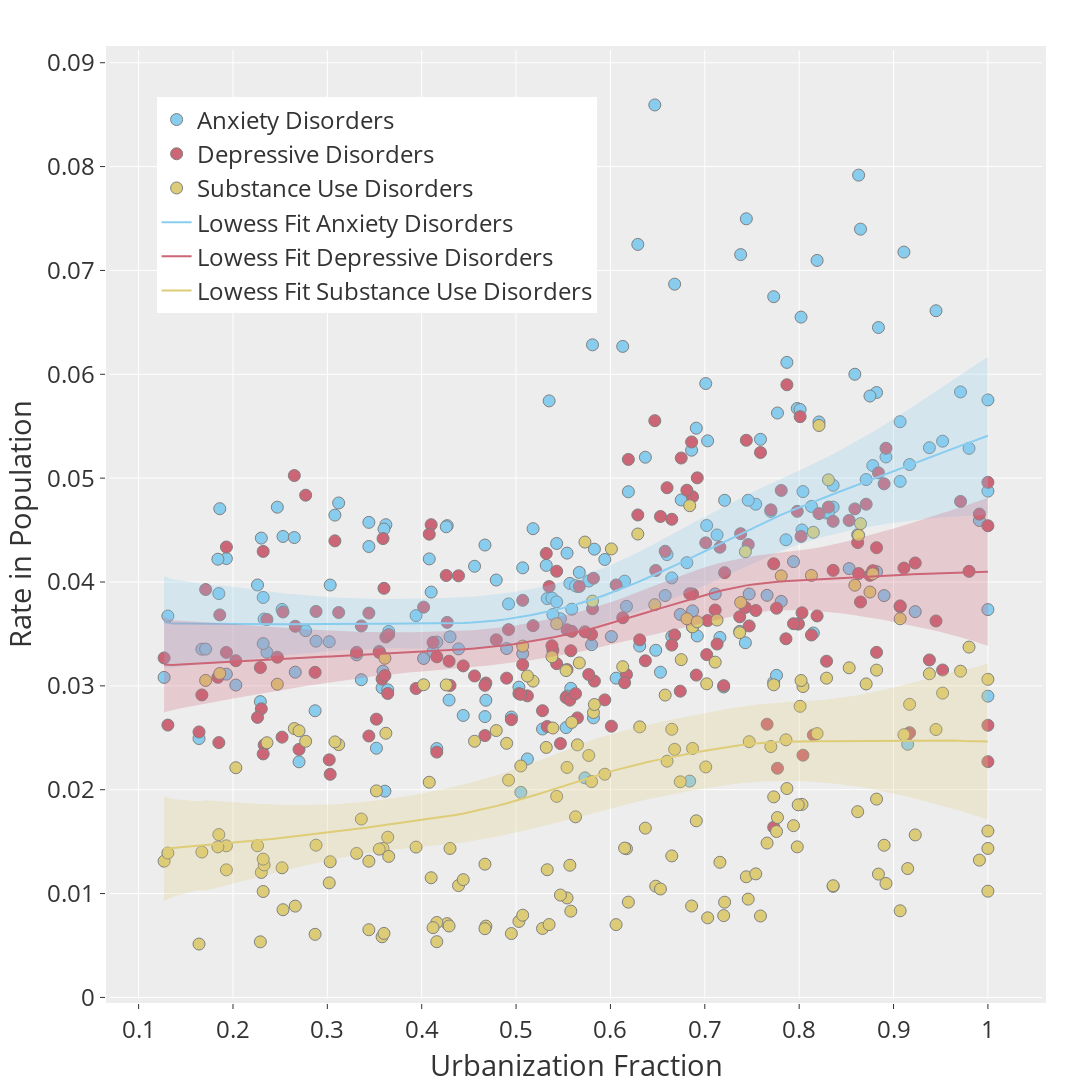

The cell this chart's notebook holds for it:
### Markdown cell above
# Plot CMDs vs urban population with lowess fit and CI

### Code cell
#Column headers and x,y values
labels = ['Anxiety Disorders', 'Depressive Disorders','Substance Use Disorders']

x = df['2017_urban'] #2017 urbanization data
y = [df['val_anxiety'].div(100000), df['val_depressive'].div(100000), df['val_substanceuse'].div(100000)]
hovertext = df['location_name']

fig = plotdata(x,y,labels, colors, hovertext, bubble=False)
fig.show()
cmd_lowess_plot = fig
